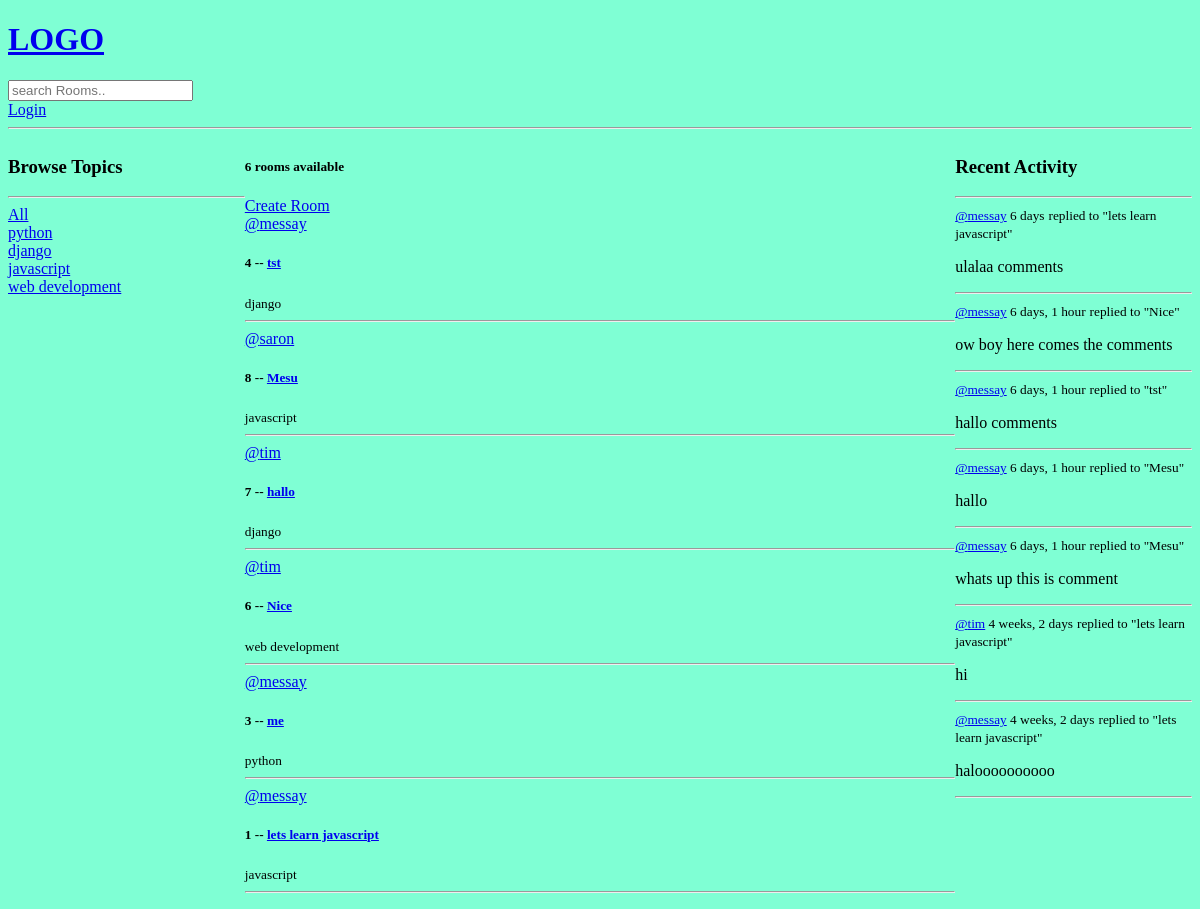
The app's page /, older data.
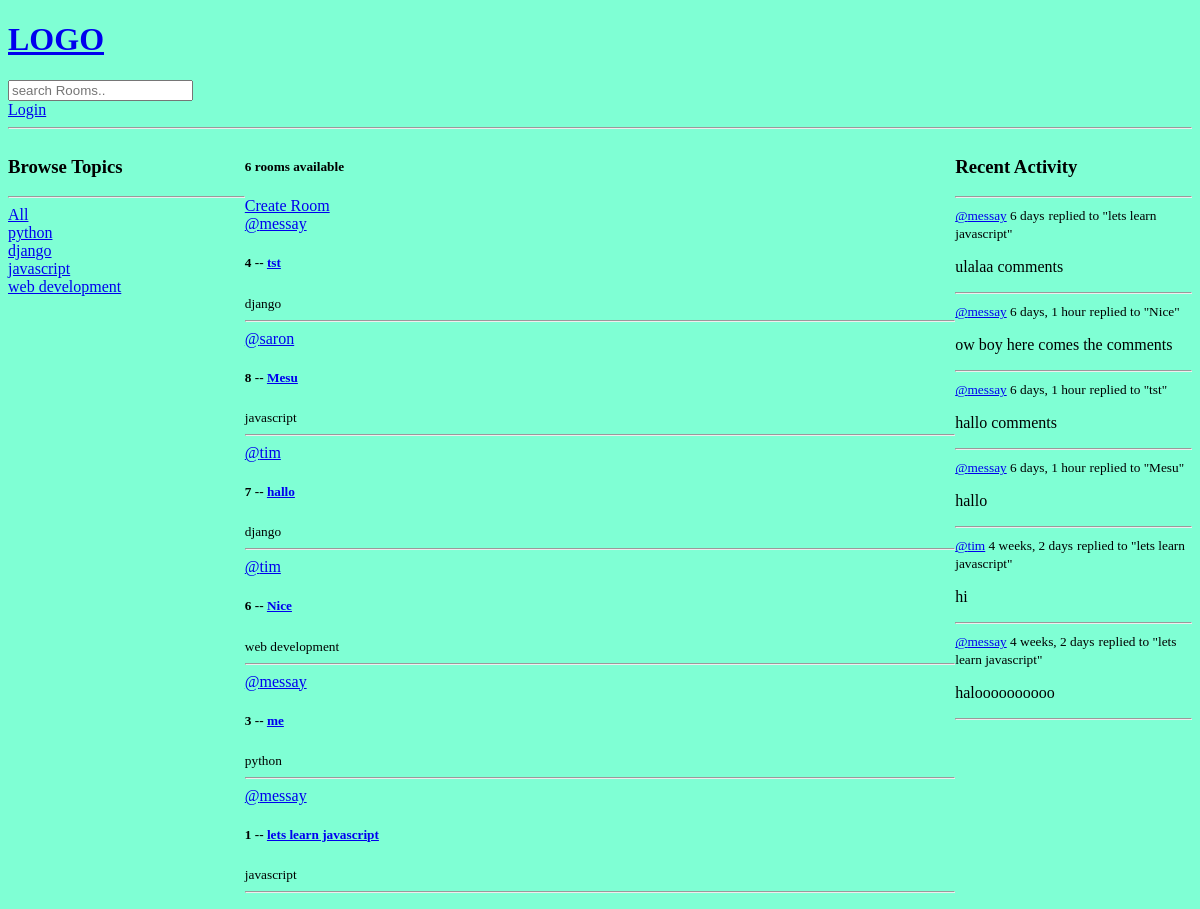
The same page, newer data.
### base/models.py (models this page shows, shortened)
class Topic(models.Model):
    name = models.CharField(max_length = 200)

class Room(models.Model):
    host = models.ForeignKey(User, on_delete = models.SET_NULL, null = True)
    topic = models.ForeignKey(Topic, on_delete = models.SET_NULL, null = True)
    name = models.CharField(max_length=200)
    description = models.TextField(null=True, blank = True)
    participants = models.ManyToManyField(User, related_name='participants', blank =True)
    updated = models.DateTimeField(auto_now = True)
    created = models.DateTimeField(auto_now_add = True)
    class Meta:
        ordering = ['-updated','-created']
    def __str__(self):
        return str(self.name)

class Message(models.Model):
    user  = models.ForeignKey(User, on_delete = models.CASCADE)
    room = models.ForeignKey(Room,on_delete = models.CASCADE)
    body = models.TextField()
    updated = models.DateTimeField(auto_now = True)
    created = models.DateTimeField(auto_now_add = True)
    def __str__(self):
        return self.body[0:50]
    class Meta:
        ordering = ['-updated','-created']

### base/views.py (the view)
# urls.py: path('',views.home,name="home"),
def home(request):
    q = request.GET.get('q') if request.GET.get('q') != None else ''
    rooms = Room.objects.filter(
        Q(topic__name__icontains= q) |
        Q(name__icontains = q) |
        Q(description__icontains=q)
    )
    room_count = rooms.count()
    topics = Topic.objects.all()
    room_messages = Message.objects.filter(Q(room__name__icontains=q))
    context = {'rooms': rooms, 'topics': topics, 'room_count':room_count,'room_messages':room_messages}
    return render(request,'base/home.html', context)

### base/templates/base/home.html (shortened to what this page needs)
{% extends 'main.html' %}
{% block content %}
<div class = "home-container">
   <div>
      {% include 'base/topics_component.html' %}
   </div>
   <div>
   <h5>{{room_count}} rooms available</h5>
      <a href= "{% url 'create-room' %}"> Create Room </a>
      {% include 'base/feed_component.html' %}
   </div>
<div >
{% include 'base/activity_component.html' %}
</div>
</div>
{% endblock content%}

### base/templates/base/topics_component.html
<h3>Browse Topics</h3>
<hr>
<div>
   <a href = {% url 'home' %}>All</a>
</div>
{% for topic in topics %}
<div>
   <a href = {% url 'home' %}?q={{topic.name}}>{{topic.name}}</a>
</div>
{% endfor  %}

### base/templates/base/feed_component.html (shortened to what this page needs)
<div>
    {% for room in rooms %}
    <div>
       <a href='{% url 'user-profile' room.host.id %}'>@{{room.host.username}}</a>
       <h5>{{room.id}} -- <a href="{% url 'room' room.id %}">{{room.name}}</a></h5>
       <small>{{room.topic.name}}</small>
       <hr>
    </div>
    {% endfor %}
    </div>

### base/templates/base/activity_component.html (shortened to what this page needs)
<h3>Recent Activity</h3>
<hr>
{% for message in room_messages %}
<div>
<small><a href = "{% url 'user-profile' message.user.id %}">@{{message.user}}</a> {{message.created|timesince}}</small>
<small>replied to "{{message.room}}"</small>
<p>{{message}}</p>
</div>
<hr>
{% endfor %}

Row changes from the older to the newer data that the page shows:
removed Message: user "messay", created "6 days, 1 hour", room "Mesu", body "whats up this is comment"
